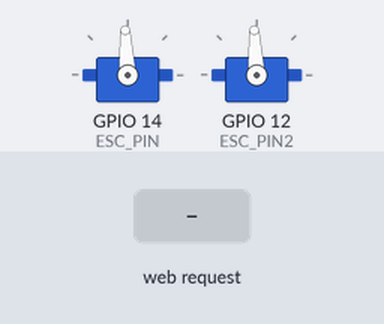
The sketch below on a simulated ESP8266 (Wemos D1 mini). On the bench: 2 × servo. The test bench sets the inputs (shaded band). WiFi joins after 1.5 s; servers stay silent unless stated; what the sketch prints to the serial monitor is not drawn.

Above: at 8.7 s.
8.8 s: HTTP request GET /forward received
At 9.9 s:
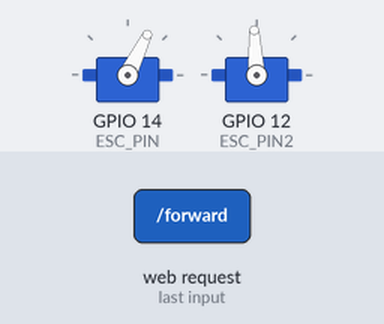
11.8 s: HTTP request GET /left received
At 12.1 s:
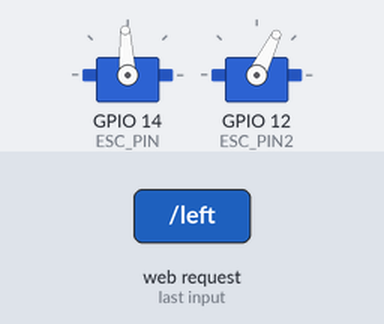
14.8 s: HTTP request GET /right received
At 15.6 s:
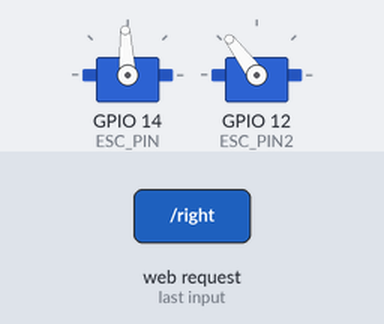
17.8 s: HTTP request GET /backward received
At 19.0 s:
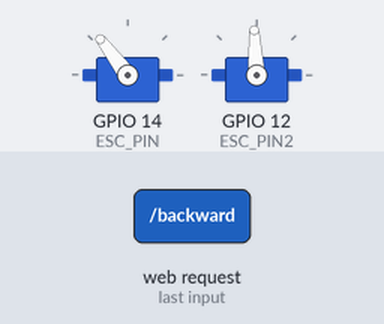
Timing chart, 0 to 20.8 s (numbered marks = the images above; inputs shaded):
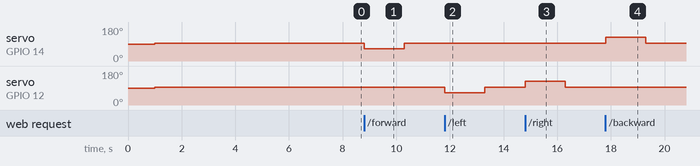

Measured:
- after the input at 8.8 s, servo on GPIO 14 (ESC_PIN): 93° → 64° at once, → 93° 1.5 s later
- after the input at 11.8 s, servo on GPIO 12 (ESC_PIN2): 93° → 64° at once, → 93° 1.5 s later
- after the input at 14.8 s, servo on GPIO 12 (ESC_PIN2): 93° → 127° at once, → 93° 1.5 s later
- after the input at 17.8 s, servo on GPIO 14 (ESC_PIN): 93° → 127° at once, → 93° 1.5 s later

The sketch:

d1MiniHTTP.ino
```cpp
#include <ESP8266HTTPClient.h>
#include <ESP8266WiFi.h>
#include <Servo.h>

// WiFi credentials
const char* ssid = "Xiaomi Mi 11";
const char* password = "otednodoosem";

const int forward = 1200;
const int backward = 1850;

const int left = 1200;
const int right = 1850;

const int midpoint = 1500;

#define ESC_PIN 14
#define ESC_PIN2 12

Servo esc;
Servo esc2;
WiFiServer server(80);

void setup() {
  Serial.begin(115200);
  esc.attach(ESC_PIN);
  esc2.attach(ESC_PIN2);
  delay(1000);

  esc.writeMicroseconds(midpoint);
  esc2.writeMicroseconds(midpoint);
  delay(5000);

  // Connect to WiFi
  Serial.print("Connecting to WiFi...");
  WiFi.begin(ssid, password);
  while (WiFi.status() != WL_CONNECTED) {
    delay(500);
    Serial.print(".");
  }
  Serial.println("Connected to WiFi");
  Serial.println(WiFi.localIP());

  server.begin();
  Serial.println("HTTP server started");
}

void loop() {
  WiFiClient client = server.available();
  if (client) {
    handleRequest(client);
  }
}

void handleRequest(WiFiClient client) {
  if (!client.connected()) {
    client.stop();
    return;
  }

  String request = client.readStringUntil('\r');
  client.flush();

  if (request.indexOf("/forward") != -1) {
    handleForward(client);
  } else if (request.indexOf("/left") != -1) {
    handleLeft(client);
  } else if (request.indexOf("/right") != -1) {
    handleRight(client);
  } else if (request.indexOf("/backward") != -1) {
    handleBackward(client);
  } else {
    handleRoot(client);
  }

  // Close the connection
  client.stop();
}

void handleRoot(WiFiClient client) {
  client.println("HTTP/1.1 200 OK");
  client.println("Content-Type: text/plain");
  client.println();
  Serial.println("ESP8266 Control Server");
}

void handleForward(WiFiClient client) {
  client.println("HTTP/1.1 200 OK");
  client.println("Content-Type: text/plain");
  client.println();
  Serial.println("Forward command received");

  esc.writeMicroseconds(forward);
  delay(1500);
  esc.writeMicroseconds(midpoint);
}

void handleLeft(WiFiClient client) {
  client.println("HTTP/1.1 200 OK");
  client.println("Content-Type: text/plain");
  client.println();
  Serial.println("Left command received");

  esc2.writeMicroseconds(left);
  delay(1500);
  esc2.writeMicroseconds(midpoint);
}

void handleRight(WiFiClient client) {
  client.println("HTTP/1.1 200 OK");
  client.println("Content-Type: text/plain");
  client.println();
  Serial.println("Right command received");

  esc2.writeMicroseconds(right);
  delay(1500);
  esc2.writeMicroseconds(midpoint);
}

void handleBackward(WiFiClient client) {
  client.println("HTTP/1.1 200 OK");
  client.println("Content-Type: text/plain");
  client.println();
  Serial.println("Backward command received");

  esc.writeMicroseconds(backward);
  delay(1500);
  esc.writeMicroseconds(midpoint);
}
```
